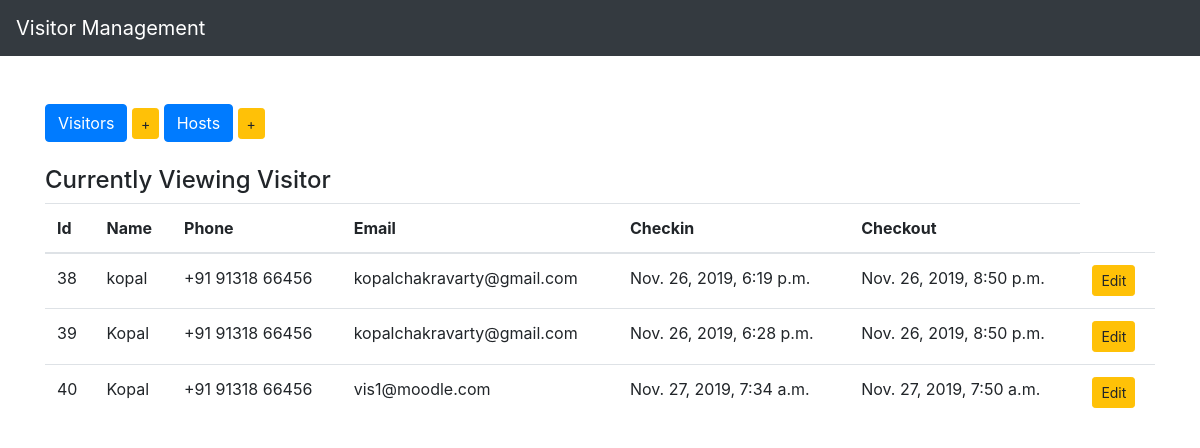
Page /display_visitors on the committed database.
### Visitors/models.py (models this page shows, shortened)
class BasicInfo(models.Model):
    name=models.CharField(max_length=30,blank=False)
    phone=models.CharField(max_length=20,blank=False)
    email=models.CharField(max_length=40)
    class Meta:
        abstract=True

class Visitors(BasicInfo):
    pass
    checkin=models.DateTimeField(default=datetime.now,blank=False)
    checkout=models.DateTimeField(blank=True, null=True)

### Visitors/views.py (the view)
# urls.py: url(r'^display_visitors$',display_visitors,name="display_visitors"),
def display_visitors(request):
    items= Visitors.objects.all()
    context={
    'items':items,
    'header':'Visitor'
    }
    return render(request,'index.html',context)

### Visitors/templates/index.html
{% extends 'base.html' %}
{% block body %}
<br>
<div class="add_buttons">
    <div class="button-group">
      <a href="{% url 'display_visitors' %}" class="btn btn-primary btn-md btn-trim" role="button"> Visitors</a>
      <a href="{%url 'add_visitor' %}" class="btn btn-warning btn-sm btn-pad" role="button"> +</a>
      <a href="{% url 'display_host' %}" class="btn btn-primary btn-md btn-trim" role="button"> Hosts</a>
      <a href="{%url 'add_host' %}" class="btn btn-warning btn-sm btn-pad" role="button"> +</a>
    </div>
  </div>
  <br>
  <h4>Currently Viewing {{header}}</h4>
  <table class="table table-hover">
    <thead>
      <tr>
        <th>Id</th>
        <th>Name</th>
        <th>Phone</th>
        <th>Email</th>
        <th>Checkin</th>
        <th>Checkout</th>
      </tr>
    </thead>
    <tbody>
      {% for item in items %}
      <tr>
       <td>{{ item.pk }}
       <td>{{ item.name }}</td>
       <td>{{ item.phone }} </td>
       <td>{{ item.email }}</td>
       <td>{{ item.checkin}}</td>
       <td>{{ item.checkout}}</td>
       {% if header|lower == "visitor" %}
       <td>
         <a href="{% url 'edit_visitor' item.pk %}" class="btn btn-warning btn-sm" role="button" aria-pressed="true">Edit</a>
       </td>
       {% else %}
       <td>
         <a href="{% url 'edit_host' item.pk%}" class="btn btn-warning btn-sm" role="button" aria-pressed="true">Edit</a>
       </td>
       {%endif%}
       </tr>
      {% endfor %}
    </tbody>
    </table>
{% endblock %}

### Visitors/templates/base.html (shortened to what this page needs)
<!DOCTYPE html>
<html lang="en" dir="ltr">
  <head>
  </head>
  {% load static %}
  <link rel="stylesheet" href="{%static '/css/style.css'%}">
  <link rel="stylesheet" type="text/css" href="{% static '/css/bootstrap.min.css' %}"/>
  <body>
    <nav class="navbar navbar-expand navbar-dark bg-dark">
  <a class="navbar-brand" href="#">Visitor Management</a>
</nav>
<br>
    <div class="container">
      {% block body %}
      {% endblock%}
    </div>
  </body>
</html>

### rows in the picture
Visitors: pk "38", name "kopal", phone "+91 91318 66456", email "kopalchakravarty@gmail.com", checkin "Nov. 26, 2019, 6:19 p.m.", checkout "Nov. 26, 2019, 8:50 p.m."
Visitors: pk "39", name "Kopal", phone "+91 91318 66456", email "kopalchakravarty@gmail.com", checkin "Nov. 26, 2019, 6:28 p.m.", checkout "Nov. 26, 2019, 8:50 p.m."
Visitors: pk "40", name "Kopal", phone "+91 91318 66456", email "vis1@moodle.com", checkin "Nov. 27, 2019, 7:34 a.m.", checkout "Nov. 27, 2019, 7:50 a.m."

### other values in the picture
{{ header }} "Visitor"
